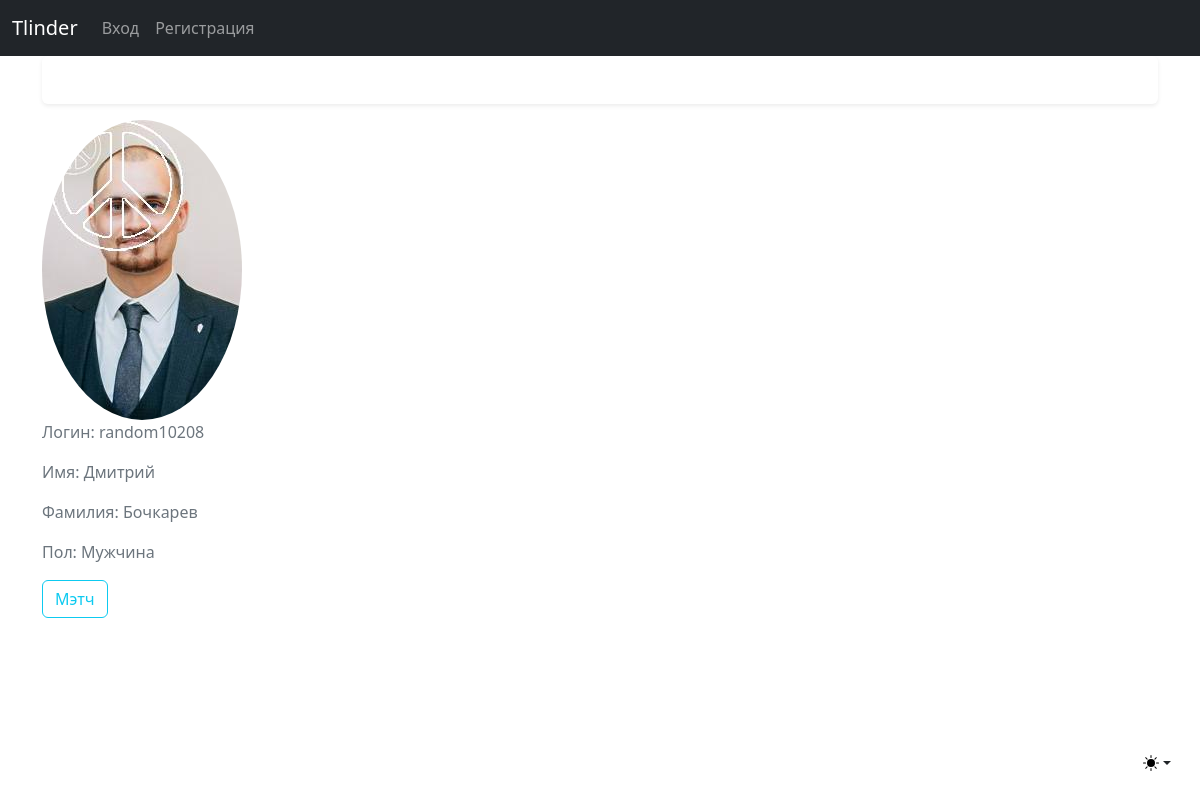
Page /users/1 on the committed database.
### users/models.py (models this page shows, shortened)
class Profile(models.Model):
    user = models.OneToOneField(User, on_delete=models.CASCADE)
    firstname = models.CharField(max_length=200, db_index=True,)
    lastname = models.CharField(max_length=200)
    gender = models.CharField(max_length=200, choices=GENDER_CHOICES, default='Мужчина')
    image = models.ImageField(default='default.jpg', upload_to='profile_pics')
    image2 = models.ImageField(default='default2.jpg')

### users/templates/users/profile_detail.html
{% extends "users/base.html" %}
{% block content %}
	<div class="content-section">
		<div class="media">
          <img class="rounded-circle article-img" src="{{ profile.image.url }}">
            <p class="text-secondary">Логин: {{ profile.user.username }}</p>
			<p class="text-secondary">Имя: {{ profile.firstname }}</p>
			<p class="text-secondary">Фамилия: {{ profile.lastname }}</p>
			<p class="text-secondary">Пол: {{ profile.gender }}</p>
        </div>
				<div class="form-group">
				  <a class="btn btn-outline-info" href="{% url 'match-create' profile.user.id %}">Мэтч</a>
			  	</div>
	</div>
{% endblock content %}

### rows in the picture
Profile: image (picture), user.username "random10208", firstname "Дмитрий", lastname "Бочкарев", gender "Мужчина"
